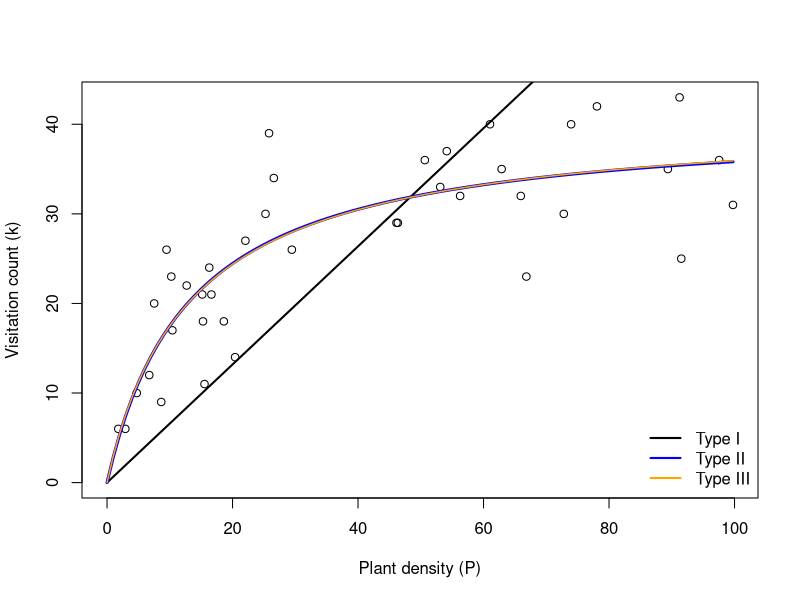

Reproduce this figure in R.
# ~~~~~~~~~~~~~~~~~~~~~~~~~~~~~~~~~~~~~~~~~~~~~~~~~~~~~~~~~~~~~~~~~~~~~~~~~~~~
# Fitting models f1-f3 to a randomly-generated visitation rate dataset -------
# ~~~~~~~~~~~~~~~~~~~~~~~~~~~~~~~~~~~~~~~~~~~~~~~~~~~~~~~~~~~~~~~~~~~~~~~~~~~~

# set.seed(1)

n <- 40 # Sample size
P <- runif(n, 0, 100) # Plant densities

a <- 3.333 # True value of 'a'
h <- 0.025 # True value of 'h'

k <- NULL # Visitation counts
for(i in 1:n){
  # Generate a 'k' for each 'P' assuming the truth is Type 2 (model f2)
  k[i] <- rpois(1, a * P[i] / (1 + a * h * P[i]) )
}


plot(P, k,
     xlim = c(0, max(P)),
     ylim = c(0, max(k)),
     xlab = 'Plant density (P)',
     ylab = 'Visitation count (k)')

#~~~~~~~~~~~~~~~~~~~~~~~~~~~~
# Type I (model f1) ---------
#~~~~~~~~~~~~~~~~~~~~~~~~~~~~
nlL.pois.f1 <- function(par){
  a <- par['a']
  -sum(dpois(k, a * P, log = TRUE))
}

fit.f1 <- optim(par = list(a = 1),
                fn = nlL.pois.f1)
print(fit.f1)

plot.f1 <- function(x, fit){
  a <- fit$par['a']
  return(a * x)
}
curve(plot.f1(x, fit.f1), 
      add = TRUE,
      lwd = 2)

#~~~~~~~~~~~~~~~~~~~~~~~~~~~~~~~~~~~~~~~~~~~~~~~~~~~~~~~~~~~~~~~~~~~~~~~~~~~~~~~
# Continue yourself ------------------------------------------------------------
# Now fit the Type II (f2) and Type III (f3) models and 
# compare their 1) parameter MLEs and 2) likelihoods.
#~~~~~~~~~~~~~~~~~~~~~~~~~~~~~~~~~~~~~~~~~~~~~~~~~~~~~~~~~~~~~~~~~~~~~~~~~~~~~~~



#~~~~~~~~~~~~~~~~~~~~~~~~~~~~
# Type II (model f2) --------
#~~~~~~~~~~~~~~~~~~~~~~~~~~~~
nlL.pois.f2 <- function(par){
  a <- par['a']
  h <- par['h']
  -sum(dpois(k, a * P / (1 + a * h * P), log = TRUE))
}

fit.f2 <- optim(par = list(a = fit.f1$par['a'] * 5, 
                           h = 1/50),
                fn = nlL.pois.f2)
print(fit.f2)

plot.f2 <- function(x, fit){
  a <- fit$par['a']
  h <- fit$par['h']
  return(a * x / (1 + a * h * x))
}
curve(plot.f2(x, fit.f2), 
      add = TRUE,
      lwd = 3,
      col = 'blue')

#~~~~~~~~~~~~~~~~~~~~~~~~~~~~
# Type III (model f3) -------
#~~~~~~~~~~~~~~~~~~~~~~~~~~~~
nlL.pois.f3 <- function(par){
  a <- par['a']
  h <- par['h']
  theta <- par['theta']
  -sum(dpois(k, a * P^theta / (1 + a * h * P^theta), log = TRUE))
}

fit.f3 <- optim(par = list(a = fit.f2$par['a'], 
                           h = fit.f2$par['h'], 
                           theta = 1),
                fn = nlL.pois.f3)
print(fit.f3)

plot.f3 <- function(x, fit){
  a <- fit$par['a']
  h <- fit$par['h']
  theta <- fit$par['theta']
  return(a * x^theta / (1 + a * h * x^theta))
}
curve(plot.f3(x, fit.f3), 
      add = TRUE,
      lwd = 1.5,
      col = 'orange')


#~~~~~~~~~~~~~~
legend(
  'bottomright',
  c('Type I', 'Type II', 'Type III'),
  col = c('black','blue','orange'),
  lwd = 2,
  bty = 'n'
)


#~~~~~~~~~~~~~~~~~~~~~~~~~~~~~~~~~~~~
# Model comparisons -----------------
#~~~~~~~~~~~~~~~~~~~~~~~~~~~~~~~~~~~~
# Parameter estimates ---------
print(c(a = a, h = h, theta = 1))
fit.f1$par
fit.f2$par
fit.f3$par

# Negative log-Likelihoods -----
fit.f1$value
fit.f2$value
fit.f3$value


# Define and apply functions for AIC and BIC ------
AIC <- function(fit){
  nlL <- fit$value
  p <- length(fit$par)
  return( 2 * nlL + 2 * p )
}

BIC <- function(fit, n){
  nlL <- fit$value
  p <- length(fit$par)
  return( 2 * nlL + log(n) * p )
}


c(AIC.f1 = AIC(fit.f1),
  AIC.f2 = AIC(fit.f2),
  AIC.f3 = AIC(fit.f3))

c(BIC.f1 = BIC(fit.f1, length(k)), 
  BIC.f2 = BIC(fit.f2, length(k)),
  BIC.f3 = BIC(fit.f3, length(k)))


##############################################################################
##############################################################################
# The following is provided simply for you to have the final code of the 
# lesson plan.  You don't need to use it for the above in-class exercise.
##############################################################################
##############################################################################

# library(bbmle)
# 
# # bbmle needs the negative log likelihood function formulated differently
# nlL.pois.f1.bbmle <- function(a){
#   -sum(dpois(k, a * P, log = TRUE))
# }
# 
# fit <- mle2(nlL.pois.f1.bbmle, 
#             start = list(a = 0.2))
# print(fit)
# confint(fit)

##############################################################################
##############################################################################
##############################################################################